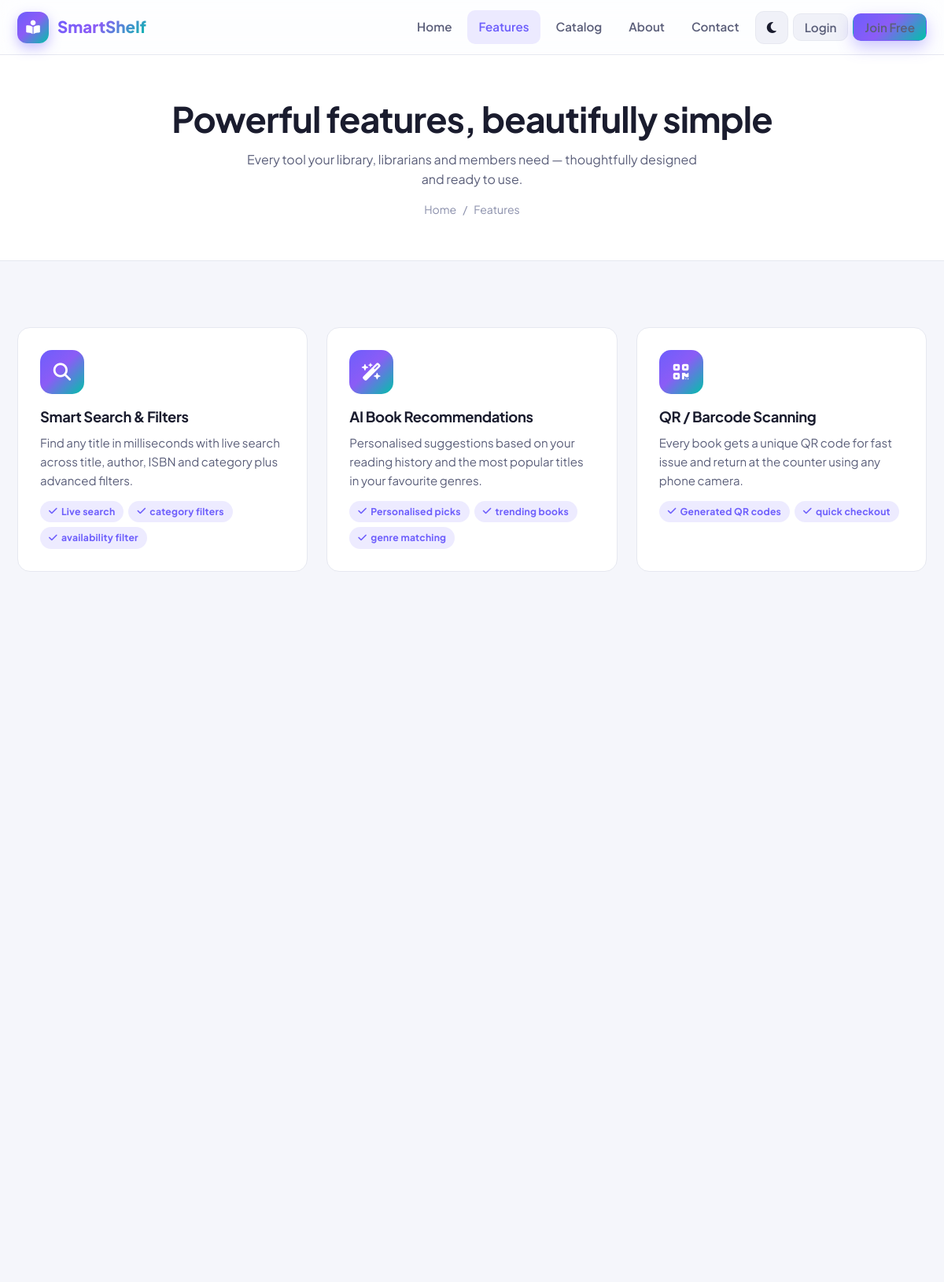
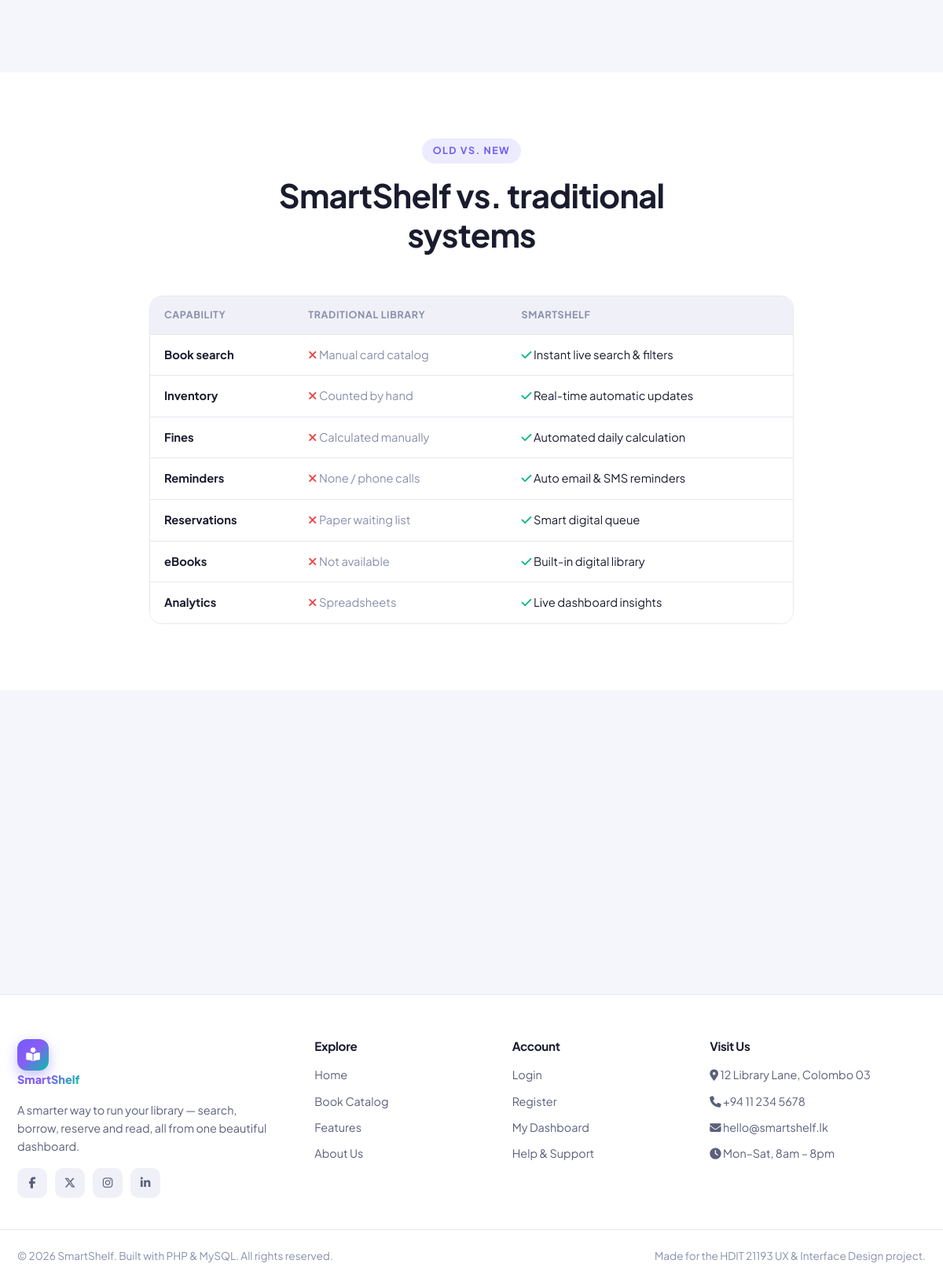
The page /features.php on the database its author committed (2 pictures, top to bottom).
### tables this page shows
CREATE TABLE `features` (
  `feature_id`   INT(11) NOT NULL AUTO_INCREMENT,
  `feature_name` VARCHAR(120) NOT NULL,
  `description`  TEXT DEFAULT NULL,
  `facilities`   VARCHAR(255) DEFAULT NULL,
  `user`         VARCHAR(120) DEFAULT NULL,
  `image`        VARCHAR(255) DEFAULT NULL,
  `icon`         VARCHAR(60) DEFAULT 'fa-star',
  `created_at`   TIMESTAMP NOT NULL DEFAULT CURRENT_TIMESTAMP,
  PRIMARY KEY (`feature_id`)
);

### functions.php (called while the page is built, shortened)
<?php
require_once __DIR__ . '/config.php';
function e($value)
{
    return htmlspecialchars($value ?? '', ENT_QUOTES, 'UTF-8');
}
function db_select($sql, $types = '', $params = [])
{
    global $conn;
    $stmt = $conn->prepare($sql);
    $stmt->execute();
    $result = $stmt->get_result();
    $rows = $result ? $result->fetch_all(MYSQLI_ASSOC) : [];
    return $rows;
}

### features.php (the view, shortened to what this page needs)
<?php
require_once __DIR__ . '/includes/functions.php';
$features = db_select("SELECT * FROM features ORDER BY feature_id");
require_once __DIR__ . '/includes/header.php';
?>
<section class="page-hero">
    <div class="container">
        <h1>Powerful features, beautifully simple</h1>
        <p>Every tool your library, librarians and members need — thoughtfully designed and ready to use.</p>
        <div class="breadcrumb"><a href="index.php">Home</a> / <span>Features</span></div>
    </div>
</section>
<section class="section">
    <div class="container">
        <div class="grid grid-3">
            <?php foreach ($features as $f): ?>
                <div class="feature-card reveal">
                    <div class="feature-icon"><i class="fa-solid <?= e($f['icon']) ?>"></i></div>
                    <h3><?= e($f['feature_name']) ?></h3>
                    <p><?= e($f['description']) ?></p>
                    <?php if (!empty($f['facilities'])): ?>
                        <div class="facilities">
                            <?php foreach (explode(',', $f['facilities']) as $fac): ?>
                                <span class="badge badge-brand"><i class="fa-solid fa-check"></i> <?= e(trim($fac)) ?></span>
                            <?php endforeach; ?>
                        </div>
                    <?php endif; ?>
                </div>
            <?php endforeach; ?>
        </div>
    </div>
</section>
<section class="section" style="background:var(--surface)">
    <div class="container">
        <div class="section-head">
            <span class="eyebrow">Old vs. new</span>
            <h2>SmartShelf vs. traditional systems</h2>
        </div>
        <div class="table-wrap" style="max-width:820px;margin:0 auto">
            <table class="data">
                <thead>
                    <tr><th>Capability</th><th>Traditional library</th><th><?= e(SITE_NAME) ?></th></tr>
                </thead>
                <tbody>
                    <?php
                    $rows = [
                        ['Book search', 'Manual card catalog', 'Instant live search & filters'],
                        ['Inventory', 'Counted by hand', 'Real-time automatic updates'],
                        ['Fines', 'Calculated manually', 'Automated daily calculation'],
                        ['Reminders', 'None / phone calls', 'Auto email & SMS reminders'],
                        ['Reservations', 'Paper waiting list', 'Smart digital queue'],
                        ['eBooks', 'Not available', 'Built-in digital library'],
                        ['Analytics', 'Spreadsheets', 'Live dashboard insights'],
                    ];
                    foreach ($rows as $r): ?>
                        <tr>
                            <td><strong><?= $r[0] ?></strong></td>
                            <td class="text-mute"><i class="fa-solid fa-xmark" style="color:var(--red)"></i> <?= $r[1] ?></td>
                            <td><i class="fa-solid fa-check" style="color:var(--green)"></i> <?= $r[2] ?></td>
                        </tr>
                    <?php endforeach; ?>
                </tbody>
            </table>
        </div>
    </div>
</section>
<section class="section-sm">
    <div class="container">
    </div>
</section>
<?php require_once __DIR__ . '/includes/footer.php'; ?>

### style.css (style rules this page uses)
:root { --brand: #6d5efc; --brand-2: #00c2a8; --brand-grad: linear-gradient(135deg, #6d5efc 0%, #8b5cf6 45%, #00c2a8 100%); --brand-soft: rgba(109, 94, 252, 0.12); --bg: #f5f6fb; --surface: #ffffff; --surface-2: #f0f1f8; --border: #e6e8f0; --text: #1a1c2e; --text-soft: #5b5f7a; --text-mute: #8a8fab; --green: #10b981; --green-soft: rgba(16, 185, 129, 0.13); --amber: #f59e0b; --amber-soft: rgba(245, 158, 11, 0.14); --red: #ef4444; --red-soft: rgba(239, 68, 68, 0.13); --blue: #3b82f6; --blue-soft: rgba(59, 130, 246, 0.13); --radius: 16px; --radius-sm: 10px; --radius-lg: 24px; --shadow-sm: 0 1px 2px rgba(20, 22, 50, 0.06), 0 2px 8px rgba(20, 22, 50, 0.04); --shadow: 0 4px 14px rgba(20, 22, 50, 0.08); --shadow-lg: 0 18px 48px rgba(20, 22, 50, 0.16); --nav-h: 70px; --maxw: 1200px; --font: 'Plus Jakarta Sans', 'Inter', system-ui, sans-serif; --transition: 0.25s cubic-bezier(0.4, 0, 0.2, 1); }
*, *::before, *::after { box-sizing: border-box; margin: 0; padding: 0; }
html { scroll-behavior: smooth; }
body { font-family: var(--font); background: var(--bg); color: var(--text); line-height: 1.6; -webkit-font-smoothing: antialiased; transition: background var(--transition), color var(--transition); min-height: 100vh; display: flex; flex-direction: column; }
a { color: inherit; text-decoration: none; }
h1, h2, h3, h4 { line-height: 1.2; font-weight: 700; letter-spacing: -0.02em; }
.container { max-width: var(--maxw); margin: 0 auto; padding: 0 22px; }
.section { padding: 84px 0; }
.section-sm { padding: 48px 0; }
.section-head { text-align: center; max-width: 640px; margin: 0 auto 52px; }
.section-head .eyebrow { display: inline-block; font-size: 0.78rem; font-weight: 700; letter-spacing: 0.12em; text-transform: uppercase; color: var(--brand); background: var(--brand-soft); padding: 6px 14px; border-radius: 999px; margin-bottom: 16px; }
.section-head h2 { font-size: clamp(1.7rem, 3.6vw, 2.6rem); }
.badge { display: inline-flex; align-items: center; gap: 5px; padding: 4px 11px; border-radius: 999px; font-size: 0.76rem; font-weight: 700; letter-spacing: 0.02em; }
.badge-brand { background: var(--brand-soft); color: var(--brand); }
.table-wrap { overflow-x: auto; border-radius: var(--radius); border: 1px solid var(--border); }
table.data { width: 100%; border-collapse: collapse; background: var(--surface); min-width: 640px; }
table.data th { text-align: left; padding: 14px 18px; font-size: 0.78rem; text-transform: uppercase; letter-spacing: 0.05em; color: var(--text-mute); background: var(--surface-2); font-weight: 700; border-bottom: 1px solid var(--border); }
table.data td { padding: 14px 18px; border-bottom: 1px solid var(--border); font-size: 0.92rem; vertical-align: middle; }
table.data tr:last-child td { border-bottom: none; }
table.data tbody tr { transition: var(--transition); }
.grid { display: grid; gap: 24px; }
.grid-3 { grid-template-columns: repeat(3, 1fr); }
.feature-card { background: var(--surface); border: 1px solid var(--border); border-radius: var(--radius); padding: 28px; transition: var(--transition); position: relative; overflow: hidden; }
.feature-icon { width: 56px; height: 56px; border-radius: 15px; display: grid; place-items: center; font-size: 1.4rem; color: #fff; margin-bottom: 18px; background: var(--brand-grad); }
.feature-card h3 { font-size: 1.15rem; margin-bottom: 9px; }
.feature-card p { color: var(--text-soft); font-size: 0.94rem; }
.feature-card .facilities { margin-top: 14px; display: flex; flex-wrap: wrap; gap: 6px; }
.page-hero { background: var(--surface); border-bottom: 1px solid var(--border); padding: 54px 0; text-align: center; }
.page-hero h1 { font-size: clamp(1.9rem, 4vw, 2.8rem); }
.page-hero p { color: var(--text-soft); margin-top: 12px; max-width: 600px; margin-inline: auto; }
.breadcrumb { display: flex; gap: 8px; justify-content: center; margin-top: 14px; color: var(--text-mute); font-size: 0.88rem; }
.reveal { opacity: 0; transform: translateY(24px); transition: opacity 0.6s ease, transform 0.6s ease; }
.reveal.visible { opacity: 1; transform: translateY(0); }
.text-mute { color: var(--text-mute); }

### rows shown on the page
features: feature_name "Smart Search & Filters", description "Find any title in milliseconds with live search across title, author, ISBN and category plus advanced filters.", facilities "Live search", facilities "category filters", facilities "availability filter"
features: feature_name "AI Book Recommendations", description "Personalised suggestions based on your reading history and the most popular titles in your favourite genres.", facilities "Personalised picks", facilities "trending books", facilities "genre matching"
features: feature_name "QR / Barcode Scanning", description "Every book gets a unique QR code for fast issue and return at the counter using any phone camera.", facilities "Generated QR codes", facilities "quick checkout"

### other values the page prints
SITE_NAME "SmartShelf"
SITE_NAME "SMARTSHELF"
$r[0] "Book search"
$r[1] "Manual card catalog"
$r[2] "Instant live search & filters"
$r[0] "Inventory"
$r[1] "Counted by hand"
$r[2] "Real-time automatic updates"
$r[0] "Fines"
$r[1] "Calculated manually"
$r[2] "Automated daily calculation"
$r[0] "Reminders"
$r[1] "None / phone calls"
$r[2] "Auto email & SMS reminders"
$r[0] "Reservations"
